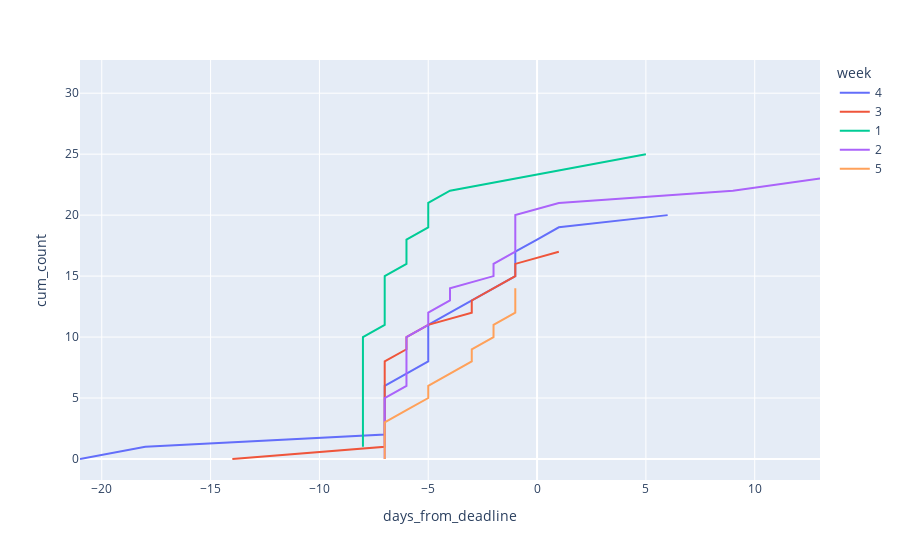

Here is the notebook cell this chart was saved with:
### Code cell
import plotly.express as px
px.line(submissions[1:], y="cum_count", x="days_from_deadline", color="week")

### Figure 1 — Plotly figure (JSON) as saved in the notebook; plotly's stock layout.template omitted (floating-point values rounded to 4 significant figures)
{"data": [{"hovertemplate": "week=4<br>days_from_deadline=%{x}<br>cum_count=%{y}<extra></extra>", "legendgroup": "4", "line": {"color": "#636efa", "dash": "solid"}, "marker": {"symbol": "circle"}, "mode": "lines", "name": "4", "orientation": "v", "showlegend": true, "type": "scatter", "x": [-21, -18, -7, -7, -7, -7, -7, -6, -5, -5, -5, -5, -4, -3, -2, -1, -1, -1, 0, 1, 6, null, null, null, null, null, null, null, null, null, null, null], "xaxis": "x", "y": [0, 1, 2, 3, 4, 5, 6, 7, 8, 9, 10, 11, 12, 13, 14, 15, 16, 17, 18, 19, 20, 21, 22, 23, 24, 25, 26, 27, 28, 29, 30, 31], "yaxis": "y"}, {"hovertemplate": "week=3<br>days_from_deadline=%{x}<br>cum_count=%{y}<extra></extra>", "legendgroup": "3", "line": {"color": "#EF553B", "dash": "solid"}, "marker": {"symbol": "circle"}, "mode": "lines", "name": "3", "orientation": "v", "showlegend": true, "type": "scatter", "x": [-14, -7, -7, -7, -7, -7, -7, -7, -7, -6, -6, -5, -3, -3, -2, -1, -1, 1, null, null, null, null, null, null, null, null, null, null, null, null, null, null], "xaxis": "x", "y": [0, 1, 2, 3, 4, 5, 6, 7, 8, 9, 10, 11, 12, 13, 14, 15, 16, 17, 18, 19, 20, 21, 22, 23, 24, 25, 26, 27, 28, 29, 30, 31], "yaxis": "y"}, {"hovertemplate": "week=1<br>days_from_deadline=%{x}<br>cum_count=%{y}<extra></extra>", "legendgroup": "1", "line": {"color": "#00cc96", "dash": "solid"}, "marker": {"symbol": "circle"}, "mode": "lines", "name": "1", "orientation": "v", "showlegend": true, "type": "scatter", "x": [-8, -8, -8, -8, -8, -8, -8, -8, -8, -8, -7, -7, -7, -7, -7, -6, -6, -6, -5, -5, -5, -4, -1, 2, 5, null, null, null, null, null, null], "xaxis": "x", "y": [1, 2, 3, 4, 5, 6, 7, 8, 9, 10, 11, 12, 13, 14, 15, 16, 17, 18, 19, 20, 21, 22, 23, 24, 25, 26, 27, 28, 29, 30, 31], "yaxis": "y"}, {"hovertemplate": "week=2<br>days_from_deadline=%{x}<br>cum_count=%{y}<extra></extra>", "legendgroup": "2", "line": {"color": "#ab63fa", "dash": "solid"}, "marker": {"symbol": "circle"}, "mode": "lines", "name": "2", "orientation": "v", "showlegend": true, "type": "scatter", "x": [-7, -7, -7, -7, -7, -7, -6, -6, -6, -6, -6, -5, -5, -4, -4, -2, -2, -1, -1, -1, -1, 1, 9, 13, null, null, null, null, null, null, null, null], "xaxis": "x", "y": [0, 1, 2, 3, 4, 5, 6, 7, 8, 9, 10, 11, 12, 13, 14, 15, 16, 17, 18, 19, 20, 21, 22, 23, 24, 25, 26, 27, 28, 29, 30, 31], "yaxis": "y"}, {"hovertemplate": "week=5<br>days_from_deadline=%{x}<br>cum_count=%{y}<extra></extra>", "legendgroup": "5", "line": {"color": "#FFA15A", "dash": "solid"}, "marker": {"symbol": "circle"}, "mode": "lines", "name": "5", "orientation": "v", "showlegend": true, "type": "scatter", "x": [-7, -7, -7, -7, -6, -5, -5, -4, -3, -3, -2, -2, -1, -1, -1, null, null, null, null, null, null, null, null, null, null, null, null, null, null, null, null, null], "xaxis": "x", "y": [0, 1, 2, 3, 4, 5, 6, 7, 8, 9, 10, 11, 12, 13, 14, 15, 16, 17, 18, 19, 20, 21, 22, 23, 24, 25, 26, 27, 28, 29, 30, 31], "yaxis": "y"}], "layout": {"legend": {"title": {"text": "week"}, "tracegroupgap": 0}, "margin": {"t": 60}, "xaxis": {"anchor": "y", "domain": [0, 1], "title": {"text": "days_from_deadline"}}, "yaxis": {"anchor": "x", "domain": [0, 1], "title": {"text": "cum_count"}}}}
